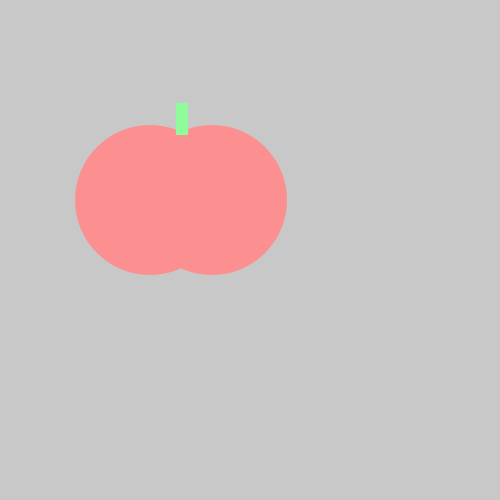
Frame 1 (no input)
Frame 60 (the mouse pressed at the canvas centre just before this capture): identical to frame 1, image omitted
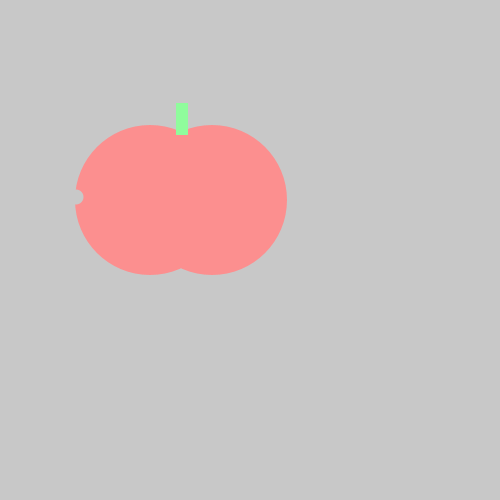
Frame 120 (the mouse held since frame 60 and released just before this capture)

The Processing sketch that drew these frames (run headless with seeded random() and noise(); from frame 60 on, the mouse is pressed at the canvas centre):

// Processing sketch: tomato
// ── tomato.pde
void setup() {
  size(500, 500);
}
void draw() {
  background(200, 200, 200);
  noStroke();
  fill(#FC8F8F);
  ellipse(150, 200, 150, 150);
  ellipse(212, 200, 150, 150);
  fill(#8FFC9C);
  rect(176, 103, 12, 32);
  if (mousePressed){
  fill(200, 200, 200);
  ellipse(76, 197, 15, 15);
  }

}
